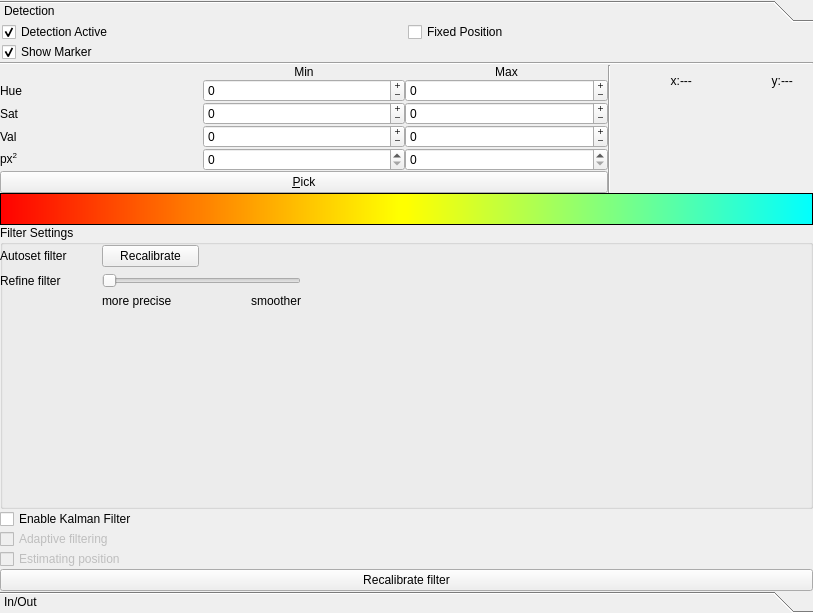
<?xml version="1.0" encoding="UTF-8"?>
<ui version="4.0">
 <class>tab_features</class>
 <widget class="QWidget" name="tab_features">
  <property name="geometry">
   <rect>
    <x>0</x>
    <y>0</y>
    <width>813</width>
    <height>613</height>
   </rect>
  </property>
  <property name="windowTitle">
   <string>Form</string>
  </property>
  <layout class="QGridLayout" name="gridLayout">
   <property name="margin">
    <number>0</number>
   </property>
   <property name="spacing">
    <number>0</number>
   </property>
   <item row="0" column="0">
    <layout class="QGridLayout" name="gridLayout_2">
     <property name="spacing">
      <number>1</number>
     </property>
     <item row="0" column="0">
      <widget class="QToolBox" name="toolBox">
       <property name="currentIndex">
        <number>0</number>
       </property>
       <property name="tabSpacing">
        <number>0</number>
       </property>
       <widget class="QWidget" name="page_feature_detection">
        <property name="geometry">
         <rect>
          <x>0</x>
          <y>0</y>
          <width>811</width>
          <height>569</height>
         </rect>
        </property>
        <attribute name="label">
         <string>Detection</string>
        </attribute>
        <layout class="QGridLayout" name="gridLayout_6">
         <property name="margin">
          <number>0</number>
         </property>
         <property name="spacing">
          <number>0</number>
         </property>
         <item row="9" column="0">
          <layout class="QGridLayout" name="layout_feature_parameters">
           <property name="spacing">
            <number>0</number>
           </property>
           <item row="0" column="3">
            <widget class="QLabel" name="lbl_max">
             <property name="layoutDirection">
              <enum>Qt::LeftToRight</enum>
             </property>
             <property name="text">
              <string>Max</string>
             </property>
             <property name="alignment">
              <set>Qt::AlignCenter</set>
             </property>
            </widget>
           </item>
           <item row="0" column="2">
            <widget class="QLabel" name="lbl_min">
             <property name="layoutDirection">
              <enum>Qt::LeftToRight</enum>
             </property>
             <property name="text">
              <string>Min</string>
             </property>
             <property name="alignment">
              <set>Qt::AlignCenter</set>
             </property>
            </widget>
           </item>
           <item row="2" column="2">
            <widget class="QSpinBox" name="spin_sat_min">
             <property name="wrapping">
              <bool>true</bool>
             </property>
             <property name="frame">
              <bool>true</bool>
             </property>
             <property name="buttonSymbols">
              <enum>QAbstractSpinBox::PlusMinus</enum>
             </property>
             <property name="accelerated">
              <bool>true</bool>
             </property>
             <property name="maximum">
              <number>255</number>
             </property>
            </widget>
           </item>
           <item row="4" column="3">
            <widget class="QSpinBox" name="spin_area_max">
             <property name="maximum">
              <number>99999</number>
             </property>
            </widget>
           </item>
           <item row="3" column="2">
            <widget class="QSpinBox" name="spin_val_min">
             <property name="wrapping">
              <bool>true</bool>
             </property>
             <property name="frame">
              <bool>true</bool>
             </property>
             <property name="buttonSymbols">
              <enum>QAbstractSpinBox::PlusMinus</enum>
             </property>
             <property name="accelerated">
              <bool>true</bool>
             </property>
             <property name="maximum">
              <number>255</number>
             </property>
            </widget>
           </item>
           <item row="1" column="3">
            <widget class="QSpinBox" name="spin_hue_max">
             <property name="wrapping">
              <bool>true</bool>
             </property>
             <property name="frame">
              <bool>true</bool>
             </property>
             <property name="buttonSymbols">
              <enum>QAbstractSpinBox::PlusMinus</enum>
             </property>
             <property name="accelerated">
              <bool>true</bool>
             </property>
             <property name="maximum">
              <number>179</number>
             </property>
            </widget>
           </item>
           <item row="2" column="1">
            <widget class="QLabel" name="lbl_sat">
             <property name="text">
              <string>Sat</string>
             </property>
             <property name="margin">
              <number>2</number>
             </property>
            </widget>
           </item>
           <item row="3" column="1">
            <widget class="QLabel" name="lbl_val">
             <property name="text">
              <string>Val</string>
             </property>
             <property name="margin">
              <number>2</number>
             </property>
            </widget>
           </item>
           <item row="4" column="1">
            <widget class="QLabel" name="lbl_min_area">
             <property name="text">
              <string>&lt;html&gt;&lt;head/&gt;&lt;body&gt;&lt;p&gt;px&lt;span style=&quot; vertical-align:super;&quot;&gt;2&lt;/span&gt;&lt;/p&gt;&lt;/body&gt;&lt;/html&gt;</string>
             </property>
             <property name="margin">
              <number>2</number>
             </property>
            </widget>
           </item>
           <item row="1" column="1">
            <widget class="QLabel" name="lbl_hue">
             <property name="text">
              <string>Hue</string>
             </property>
             <property name="margin">
              <number>2</number>
             </property>
            </widget>
           </item>
           <item row="1" column="2">
            <widget class="QSpinBox" name="spin_hue_min">
             <property name="wrapping">
              <bool>true</bool>
             </property>
             <property name="buttonSymbols">
              <enum>QAbstractSpinBox::PlusMinus</enum>
             </property>
             <property name="accelerated">
              <bool>true</bool>
             </property>
             <property name="maximum">
              <number>179</number>
             </property>
            </widget>
           </item>
           <item row="2" column="3">
            <widget class="QSpinBox" name="spin_sat_max">
             <property name="wrapping">
              <bool>true</bool>
             </property>
             <property name="frame">
              <bool>true</bool>
             </property>
             <property name="buttonSymbols">
              <enum>QAbstractSpinBox::PlusMinus</enum>
             </property>
             <property name="accelerated">
              <bool>true</bool>
             </property>
             <property name="maximum">
              <number>255</number>
             </property>
            </widget>
           </item>
           <item row="3" column="3">
            <widget class="QSpinBox" name="spin_val_max">
             <property name="wrapping">
              <bool>true</bool>
             </property>
             <property name="frame">
              <bool>true</bool>
             </property>
             <property name="buttonSymbols">
              <enum>QAbstractSpinBox::PlusMinus</enum>
             </property>
             <property name="accelerated">
              <bool>true</bool>
             </property>
             <property name="maximum">
              <number>255</number>
             </property>
            </widget>
           </item>
           <item row="0" column="4" rowspan="8">
            <widget class="Line" name="line_2">
             <property name="orientation">
              <enum>Qt::Vertical</enum>
             </property>
            </widget>
           </item>
           <item row="4" column="2">
            <widget class="QSpinBox" name="spin_area_min">
             <property name="maximum">
              <number>99999</number>
             </property>
            </widget>
           </item>
           <item row="0" column="5" rowspan="6">
            <layout class="QGridLayout" name="gridLayout_5">
             <item row="1" column="0">
              <widget class="QLabel" name="lbl_xlbl">
               <property name="text">
                <string>x:</string>
               </property>
               <property name="alignment">
                <set>Qt::AlignRight|Qt::AlignTrailing|Qt::AlignVCenter</set>
               </property>
              </widget>
             </item>
             <item row="1" column="1">
              <widget class="QLabel" name="lbl_x">
               <property name="sizePolicy">
                <sizepolicy hsizetype="Preferred" vsizetype="Preferred">
                 <horstretch>0</horstretch>
                 <verstretch>0</verstretch>
                </sizepolicy>
               </property>
               <property name="minimumSize">
                <size>
                 <width>32</width>
                 <height>0</height>
                </size>
               </property>
               <property name="maximumSize">
                <size>
                 <width>32</width>
                 <height>16777215</height>
                </size>
               </property>
               <property name="text">
                <string>---</string>
               </property>
               <property name="alignment">
                <set>Qt::AlignLeading|Qt::AlignLeft|Qt::AlignVCenter</set>
               </property>
               <property name="margin">
                <number>1</number>
               </property>
              </widget>
             </item>
             <item row="1" column="2">
              <widget class="QLabel" name="lbl_y_lbl">
               <property name="text">
                <string>y:</string>
               </property>
               <property name="alignment">
                <set>Qt::AlignRight|Qt::AlignTrailing|Qt::AlignVCenter</set>
               </property>
              </widget>
             </item>
             <item row="1" column="3">
              <widget class="QLabel" name="lbl_y">
               <property name="sizePolicy">
                <sizepolicy hsizetype="Preferred" vsizetype="Preferred">
                 <horstretch>0</horstretch>
                 <verstretch>0</verstretch>
                </sizepolicy>
               </property>
               <property name="minimumSize">
                <size>
                 <width>32</width>
                 <height>0</height>
                </size>
               </property>
               <property name="maximumSize">
                <size>
                 <width>32</width>
                 <height>16777215</height>
                </size>
               </property>
               <property name="text">
                <string>---</string>
               </property>
               <property name="alignment">
                <set>Qt::AlignLeading|Qt::AlignLeft|Qt::AlignVCenter</set>
               </property>
               <property name="margin">
                <number>1</number>
               </property>
              </widget>
             </item>
             <item row="2" column="0" colspan="4">
              <layout class="QGridLayout" name="gridLayout_4">
               <item row="0" column="0">
                <widget class="QLabel" name="lbl_zoom">
                 <property name="minimumSize">
                  <size>
                   <width>96</width>
                   <height>96</height>
                  </size>
                 </property>
                 <property name="maximumSize">
                  <size>
                   <width>96</width>
                   <height>96</height>
                  </size>
                 </property>
                 <property name="text">
                  <string/>
                 </property>
                 <property name="scaledContents">
                  <bool>true</bool>
                 </property>
                 <property name="alignment">
                  <set>Qt::AlignCenter</set>
                 </property>
                </widget>
               </item>
              </layout>
             </item>
            </layout>
           </item>
           <item row="5" column="1" colspan="3">
            <widget class="QPushButton" name="btn_pick_color">
             <property name="sizePolicy">
              <sizepolicy hsizetype="Ignored" vsizetype="Fixed">
               <horstretch>0</horstretch>
               <verstretch>0</verstretch>
              </sizepolicy>
             </property>
             <property name="toolTip">
              <string>Pick thresholds from image by dragging frame around the spot of interest</string>
             </property>
             <property name="statusTip">
              <string>Pick range from image</string>
             </property>
             <property name="text">
              <string>&amp;Pick</string>
             </property>
             <property name="checkable">
              <bool>true</bool>
             </property>
             <property name="flat">
              <bool>false</bool>
             </property>
            </widget>
           </item>
          </layout>
         </item>
         <item row="7" column="0">
          <layout class="QGridLayout" name="gridLayout_3" columnminimumwidth="0,0">
           <property name="leftMargin">
            <number>2</number>
           </property>
           <property name="topMargin">
            <number>0</number>
           </property>
           <property name="spacing">
            <number>0</number>
           </property>
           <item row="0" column="0">
            <widget class="QCheckBox" name="ckb_track">
             <property name="text">
              <string>Detection Active</string>
             </property>
             <property name="checked">
              <bool>true</bool>
             </property>
            </widget>
           </item>
           <item row="2" column="0">
            <widget class="QCheckBox" name="ckb_marker">
             <property name="text">
              <string>Show Marker</string>
             </property>
             <property name="checked">
              <bool>true</bool>
             </property>
            </widget>
           </item>
           <item row="0" column="1">
            <widget class="QCheckBox" name="ckb_fixed_pos">
             <property name="text">
              <string>Fixed Position</string>
             </property>
            </widget>
           </item>
          </layout>
         </item>
         <item row="8" column="0">
          <widget class="Line" name="line">
           <property name="orientation">
            <enum>Qt::Horizontal</enum>
           </property>
          </widget>
         </item>
         <item row="10" column="0">
          <layout class="QVBoxLayout" name="verticalLayout_4">
           <property name="spacing">
            <number>0</number>
           </property>
           <item>
            <widget class="QLabel" name="lbl_colorspace">
             <property name="sizePolicy">
              <sizepolicy hsizetype="Minimum" vsizetype="Expanding">
               <horstretch>0</horstretch>
               <verstretch>0</verstretch>
              </sizepolicy>
             </property>
             <property name="maximumSize">
              <size>
               <width>16777215</width>
               <height>32</height>
              </size>
             </property>
             <property name="styleSheet">
              <string notr="true">background-color:qlineargradient(spread:pad, x1:0, y1:0, x2:1, y2:0,stop:0 hsva(0, 255, 255, 255),stop:0.49 hsva(60, 255, 255, 255),stop:0.5 hsva(60, 255, 255, 255),stop:1 hsva(180, 255, 255, 255));</string>
             </property>
             <property name="frameShape">
              <enum>QFrame::StyledPanel</enum>
             </property>
             <property name="text">
              <string/>
             </property>
             <property name="indent">
              <number>0</number>
             </property>
            </widget>
           </item>
           <item>
            <widget class="QGroupBox" name="FilterSettings">
             <property name="title">
              <string>Filter Settings</string>
             </property>
             <widget class="QWidget" name="gridLayoutWidget">
              <property name="geometry">
               <rect>
                <x>0</x>
                <y>20</y>
                <width>301</width>
                <height>107</height>
               </rect>
              </property>
              <layout class="QGridLayout" name="gridLayout_8">
               <item row="2" column="0">
                <widget class="QLabel" name="filterLabel">
                 <property name="text">
                  <string>Refine filter</string>
                 </property>
                </widget>
               </item>
               <item row="1" column="0">
                <widget class="QLabel" name="autosetLabel">
                 <property name="text">
                  <string>Autoset filter</string>
                 </property>
                </widget>
               </item>
               <item row="3" column="2">
                <widget class="QLabel" name="filterMaxLabel">
                 <property name="text">
                  <string>smoother</string>
                 </property>
                 <property name="alignment">
                  <set>Qt::AlignRight|Qt::AlignTop|Qt::AlignTrailing</set>
                 </property>
                </widget>
               </item>
               <item row="3" column="1">
                <widget class="QLabel" name="label">
                 <property name="text">
                  <string>more precise</string>
                 </property>
                 <property name="alignment">
                  <set>Qt::AlignLeading|Qt::AlignLeft|Qt::AlignTop</set>
                 </property>
                </widget>
               </item>
               <item row="2" column="1" colspan="2">
                <widget class="QSlider" name="filterSlider">
                 <property name="toolTip">
                  <string>&lt;html&gt;&lt;head/&gt;&lt;body&gt;&lt;p&gt;The higher the value, the more smooth the movement&lt;/p&gt;&lt;/body&gt;&lt;/html&gt;</string>
                 </property>
                 <property name="whatsThis">
                  <string>&lt;html&gt;&lt;head/&gt;&lt;body&gt;&lt;p&gt;Here you can set the observation covariance for the Kalman filter&lt;/p&gt;&lt;/body&gt;&lt;/html&gt;</string>
                 </property>
                 <property name="minimum">
                  <number>1</number>
                 </property>
                 <property name="maximum">
                  <number>999</number>
                 </property>
                 <property name="singleStep">
                  <number>10</number>
                 </property>
                 <property name="orientation">
                  <enum>Qt::Horizontal</enum>
                 </property>
                </widget>
               </item>
               <item row="1" column="1">
                <widget class="QPushButton" name="btn_filter">
                 <property name="text">
                  <string>Recalibrate</string>
                 </property>
                </widget>
               </item>
              </layout>
             </widget>
            </widget>
           </item>
           <item>
            <widget class="QCheckBox" name="enable_filter">
             <property name="text">
              <string>Enable Kalman Filter</string>
             </property>
            </widget>
           </item>
           <item>
            <widget class="QCheckBox" name="enable_adaptive">
             <property name="enabled">
              <bool>false</bool>
             </property>
             <property name="text">
              <string>Adaptive filtering</string>
             </property>
            </widget>
           </item>
           <item>
            <widget class="QCheckBox" name="ckb_prediction">
             <property name="enabled">
              <bool>false</bool>
             </property>
             <property name="text">
              <string>Estimating position</string>
             </property>
             <property name="checked">
              <bool>false</bool>
             </property>
            </widget>
           </item>
           <item>
            <widget class="QPushButton" name="recalibrateBtn">
             <property name="text">
              <string>Recalibrate filter</string>
             </property>
            </widget>
           </item>
          </layout>
         </item>
        </layout>
       </widget>
       <widget class="QWidget" name="page_feature_IO">
        <property name="geometry">
         <rect>
          <x>0</x>
          <y>0</y>
          <width>811</width>
          <height>569</height>
         </rect>
        </property>
        <attribute name="label">
         <string>In/Out</string>
        </attribute>
        <layout class="QGridLayout" name="gridLayout_7">
         <property name="margin">
          <number>0</number>
         </property>
         <item row="0" column="0">
          <layout class="QGridLayout" name="gridLayout_9">
           <item row="1" column="1">
            <widget class="QPushButton" name="pushButton_12">
             <property name="enabled">
              <bool>false</bool>
             </property>
             <property name="text">
              <string>Save</string>
             </property>
            </widget>
           </item>
           <item row="2" column="1">
            <widget class="QPushButton" name="pushButton_13">
             <property name="enabled">
              <bool>false</bool>
             </property>
             <property name="text">
              <string>Delete</string>
             </property>
            </widget>
           </item>
           <item row="2" column="0">
            <widget class="QPushButton" name="pushButton_14">
             <property name="enabled">
              <bool>false</bool>
             </property>
             <property name="text">
              <string>Clone</string>
             </property>
            </widget>
           </item>
           <item row="1" column="0">
            <widget class="QPushButton" name="pushButton_15">
             <property name="enabled">
              <bool>false</bool>
             </property>
             <property name="text">
              <string>Open</string>
             </property>
            </widget>
           </item>
           <item row="0" column="0" colspan="2">
            <widget class="QComboBox" name="combo_label">
             <property name="enabled">
              <bool>false</bool>
             </property>
             <property name="editable">
              <bool>true</bool>
             </property>
            </widget>
           </item>
           <item row="3" column="0" rowspan="2" colspan="2">
            <spacer name="verticalSpacer_5">
             <property name="orientation">
              <enum>Qt::Vertical</enum>
             </property>
             <property name="sizeHint" stdset="0">
              <size>
               <width>20</width>
               <height>40</height>
              </size>
             </property>
            </spacer>
           </item>
          </layout>
         </item>
        </layout>
       </widget>
      </widget>
     </item>
    </layout>
   </item>
  </layout>
 </widget>
 <tabstops>
  <tabstop>spin_hue_min</tabstop>
  <tabstop>spin_hue_max</tabstop>
  <tabstop>spin_sat_min</tabstop>
  <tabstop>spin_sat_max</tabstop>
  <tabstop>spin_val_min</tabstop>
  <tabstop>spin_val_max</tabstop>
  <tabstop>spin_area_min</tabstop>
  <tabstop>spin_area_max</tabstop>
  <tabstop>btn_pick_color</tabstop>
  <tabstop>pushButton_12</tabstop>
  <tabstop>pushButton_13</tabstop>
  <tabstop>pushButton_14</tabstop>
  <tabstop>pushButton_15</tabstop>
  <tabstop>combo_label</tabstop>
 </tabstops>
 <resources/>
 <connections/>
</ui>
